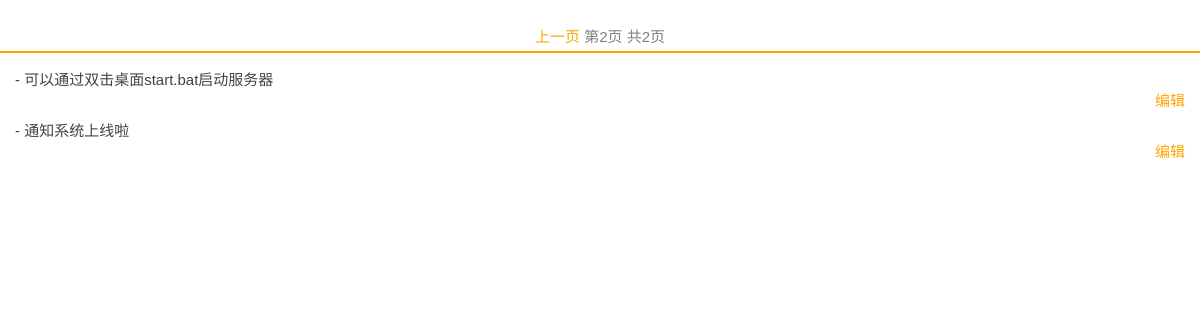
The page /3/get_notice/ on the database as committed earlier.
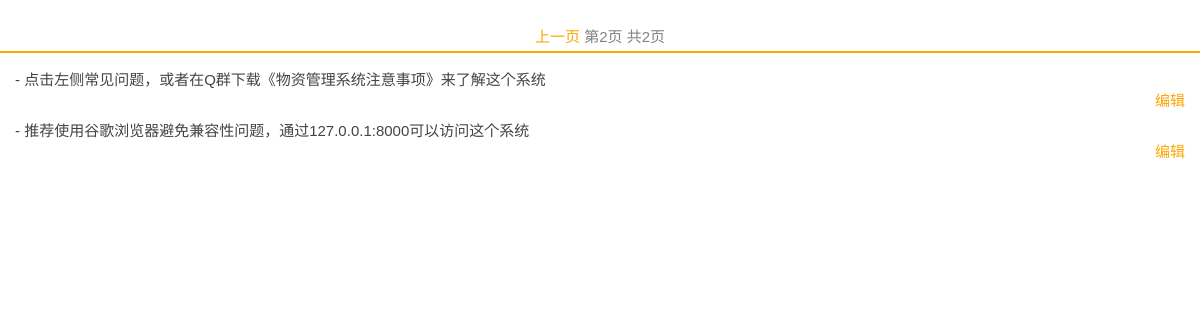
The same page on the database as committed later.
### mng/models.py (models this page shows)
class Notice(models.Model):
    content = models.CharField(max_length=300)

### mng/views.py (the view)
# urls.py: url(r'^(?P<page_num>[0-9]+)/get_notice/$', views.get_notice, name='get_notice'),
def get_notice(request, page_num):
    notices = latest_notices()
    if notices.count() <= 0:
        return HttpResponse("暂时没有通知")
    limit = 5
    paginator = Paginator(notices, limit)
    page = page_num
    try:
        notice_pages = paginator.page(page)  # 获取某页对应的记录
    except PageNotAnInteger:  # 如果页码不是个整数
        notice_pages = paginator.page(1)  # 取第一页的记录
    except EmptyPage:  # 如果页码太大，没有相应的记录
        notice_pages = paginator.page(paginator.num_pages)  # 取最后一页的记录
    return render(request, 'mng/notice.html', {'notice_pages': notice_pages})

### mng/model/notice.py (called while the page is built)
def latest_notices():
    return Notice.objects.order_by("-id")

### mng/templates/mng/notice.html (shortened to what this page needs)
<!DOCTYPE html>
<html lang="en">
<head>
    {% load staticfiles %}
    <link type="text/css" rel="stylesheet" href="{% static "css/base.css" %}">
    <link type="text/css" rel="stylesheet" href="{% static "css/notice.css" %}">
</head>
<body>
<div class="page_wrap">
    {% if notice_pages.has_previous %}
        <a href="{% url 'mng:get_notice' notice_pages.previous_page_number %}">上一页</a>
    {% endif %}
    第{{ notice_pages.number }}页
    共{{ notice_pages.paginator.num_pages }}页
</div>
{% for notice in notice_pages.object_list %}
    <div class="notice_wrap">
        <div>
            <p>- {{ notice.content }}</p>
            <a href="#" onclick="edit_notice(this)" class="click_label">编辑</a>
        </div>
    </div>
{% endfor %}
</body>
</html>

Rows that differ between the two databases and show on the page:
removed Notice: content "可以通过双击桌面start.bat启动服务器"
removed Notice: content "通知系统上线啦"
now on this page (row unchanged): Notice: content "点击左侧常见问题，或者在Q群下载《物资管理系统注意事项》来了解这个系统"
now on this page (row unchanged): Notice: content "推荐使用谷歌浏览器避免兼容性问题，通过127.0.0.1:8000可以访问这个系统"
